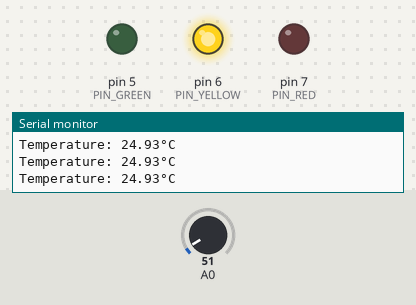
Simulated run of this sketch. Board: Arduino Uno, built with avr-gcc and run on an emulated ATmega328P. Parts: output pins drawn as LEDs (lit = HIGH), the last lines printed to the serial monitor. Inputs (shaded band) come from the test bench; at power-on: A0 = 51.

Above: at 1.3 s.
1.4 s: A0 set to 62
At 2.5 s:
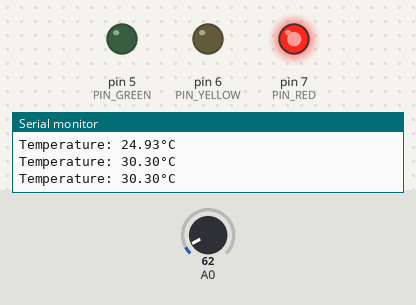
3.0 s: A0 set to 15
At 3.7 s:
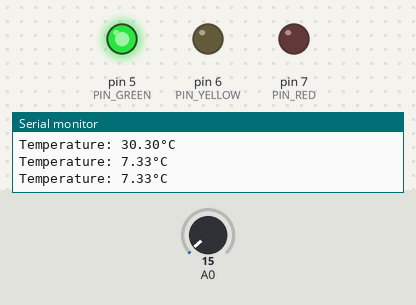
4.5 s: A0 set to 18
6.0 s: A0 set to 22
At 7.2 s:
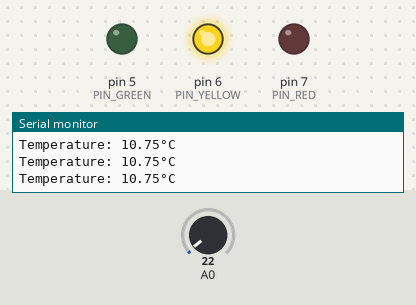
7.5 s: A0 set to 61
At 8.6 s:
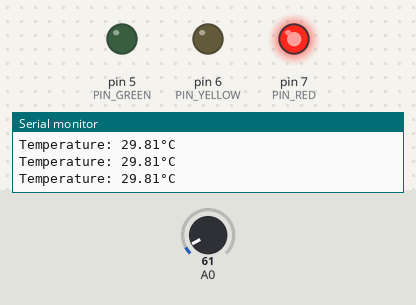
Timing chart, 0 to 10.0 s (numbered marks = the images above; inputs shaded):
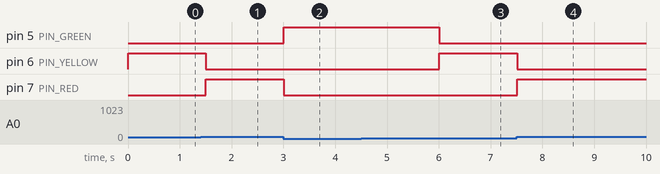

Measured:
- the behaviour switches between 58 and 59 on A0 (found by bisection; images 0 and 1)
- the behaviour switches between 20 and 21 on A0 (found by bisection; images 2 and 3)
- after the input at 1.4 s, pin 6 (PIN_YELLOW): HIGH → LOW after 0.10 s; pin 7 (PIN_RED): LOW → HIGH after 0.10 s
- after the input at 3.0 s, pin 5 (PIN_GREEN): LOW → HIGH at once; pin 7 (PIN_RED): HIGH → LOW at once
- after the input at 6.0 s, pin 5 (PIN_GREEN): HIGH → LOW at once; pin 6 (PIN_YELLOW): LOW → HIGH at once
- after the input at 7.5 s, pin 6 (PIN_YELLOW): HIGH → LOW at once; pin 7 (PIN_RED): LOW → HIGH at once

The sketch:

ex10.ino
```cpp
float lowToMediumBoundary = 10.0;
float mediumToHighBoundary = 28.5;
float voltage;
float temperature;
int sensorValue;

enum temperatureState {Low = 0, Medium = 1, High = 2};
const uint8_t PIN_GREEN = 5;
const uint8_t PIN_YELLOW = 6;
const uint8_t PIN_RED = 7;

enum temperatureState state = Low;
enum temperatureState stateCache = Low;
bool stateChanged = false;

enum temperatureState getTemperatureState(float degrees) {
    if (degrees < lowToMediumBoundary)
        return Low;
    else if (degrees < mediumToHighBoundary)
        return Medium;
    else
        return High;
}

void allLEDsOff() {
    digitalWrite(PIN_GREEN, LOW);
    digitalWrite(PIN_YELLOW, LOW);
    digitalWrite(PIN_RED, LOW);
}

void setup() {
    Serial.begin(115200);
    pinMode(A0, INPUT);
    pinMode(PIN_GREEN, OUTPUT);
    pinMode(PIN_YELLOW, OUTPUT);
    pinMode(PIN_RED, OUTPUT);
    allLEDsOff();
}

void loop() {
    sensorValue = analogRead(A0);
    voltage = sensorValue * (5.0 / 1023.0);
    temperature = voltage * 100.0; // LM35 outputs 10 mV per °C

    state = getTemperatureState(temperature);

    if (stateCache != state) {
        stateChanged = true;
    }

    stateCache = state;

    if (stateChanged) {
        allLEDsOff();
        if (state == Low) digitalWrite(PIN_GREEN, HIGH);
        if (state == Medium) digitalWrite(PIN_YELLOW, HIGH);
        if (state == High) digitalWrite(PIN_RED, HIGH);
    }

    stateChanged = false;

    Serial.print("Temperature: ");
    Serial.print(temperature);
    Serial.println("°C"); // This works if your code editor saves the file in UTF-8 encoding

    delay(500);
}
```
